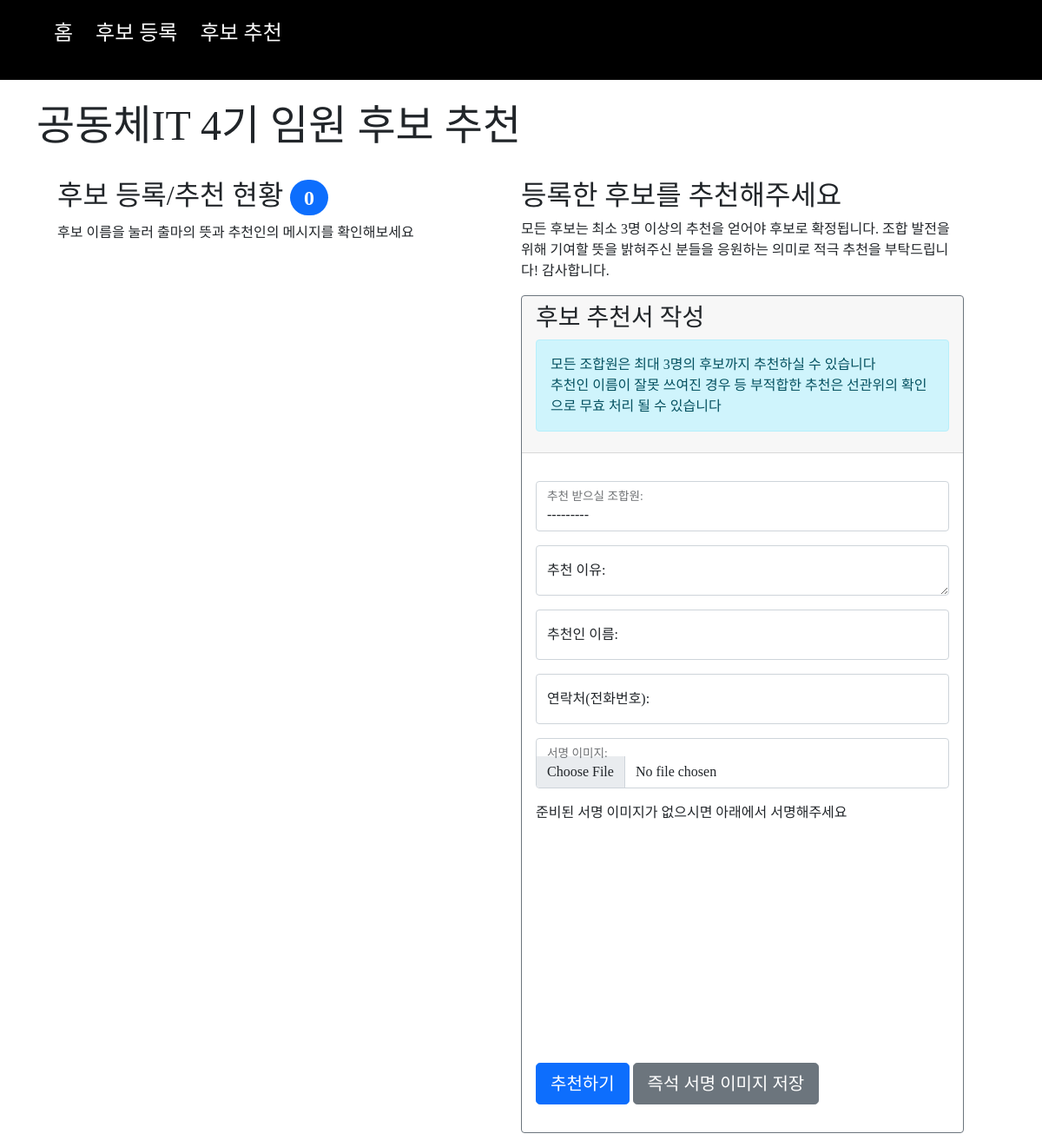
/candidates/recommend, run on an earlier commit of the app's database.
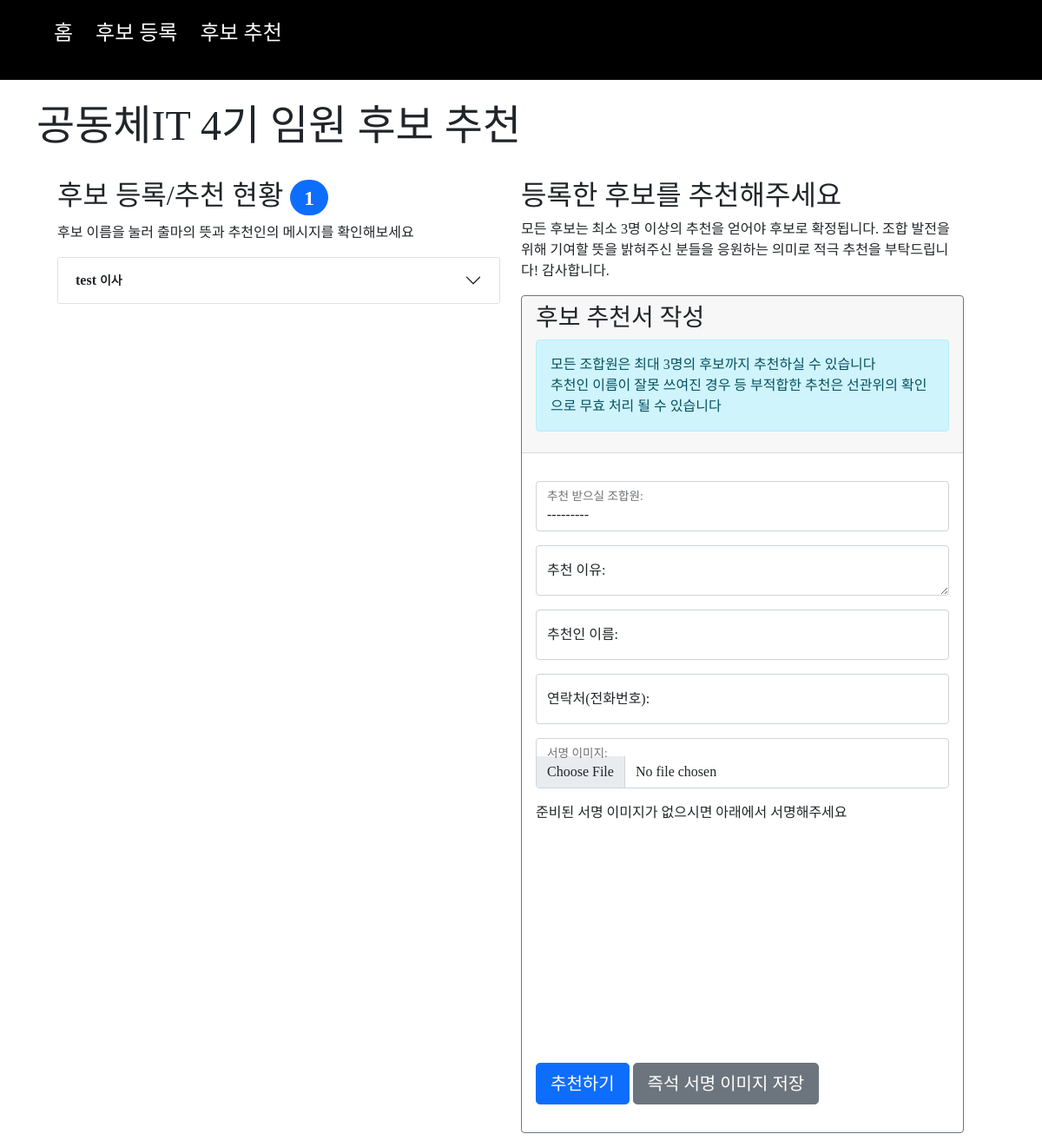
And on a later commit of the database.
### candidates/models.py (models this page shows)
class Candidate(models.Model):
    candidate_name = models.CharField(max_length=64)
    resident_number = models.CharField(max_length=16, null=False, blank=False)
    address = models.CharField(max_length=128, null=False, blank=False)
    type = models.CharField(max_length=12, null=False, blank=False)
    pledge = models.TextField(default='', null=False, blank=False)
    contact = models.CharField(max_length=64, null=False, blank=False)
    career1 = models.CharField(max_length=64, null=False, blank=False)
    career2 = models.CharField(default='', max_length=64, null=True, blank=True)
    signature = models.FileField(blank=True, null=True, upload_to="uploads/candidates/%Y/%m")
    available = models.CharField(max_length=12, null=True, blank=True, default='접수')
    recommendation_count = models.IntegerField(default=0)
    created_at = models.DateTimeField(auto_now_add=True, null=False)
    def __str__(self):
        return self.candidate_name

### candidates/views.py (the view)
# urls.py: path('recommend', views.recommend, name='recommend'),
def recommend(request):
    message = ''
    if request.method == 'POST':
        form = RecommendationForm(request.POST, request.FILES)
        if form.is_valid():
            recommendation = form.save(commit=False)
            if recommendation.is_over():
                message = recommendation.recommender + '님의 추천가능수를 초과했습니다. 앞의 추천을 변경하시려면 선관위에 문의해주세요'
            elif recommendation.is_exists():
                message = recommendation.recommender + '님은 ' + recommendation.candidate.candidate_name + ' 후보를 이미 추천하셨습니다. 앞의 추천을 변경하시려면 선관위에 문의해주세요'
            else:
                recommendation.created_at = timezone.now()
                image_data = request.POST.get('new_signature_img', '')
                if not recommendation.signature:
                    if image_data != '':
                        format, imgstr = image_data.split(';base64,')
                        ext = format.split('/')[-1]
                        data = ContentFile(base64.b64decode(imgstr), name=recommendation.candidate.candidate_name + '.' + ext)
                        recommendation.signature = data
                recommendation.save()
                message = recommendation.candidate.candidate_name + '님이 추천되었습니다.'
            form = RecommendationForm(initial={'recommender': recommendation.recommender, 'contact': recommendation.contact})
        else:
            message = '후보 추천에 실패했습니다. 다시 확인해주세요'
    else:
        form = RecommendationForm()
    candidates = Candidate.objects.all
    context = { 'form': form, 'message': message, 'candidates': candidates }
    return render(request, 'candidates/recommend.html', context)

### templates/candidates/recommend.html (shortened to what this page needs)
{% extends "layouts/layout.html" %}
{% block head_add %}
  <link href="/static/css/literallycanvas.css?{% now "U" %}" rel="stylesheet">
{% endblock %}
{% block content %}
<br>
<h1 class="display-5">공동체IT 4기 임원 후보 추천</h1>
<br>
<div class="container row">
  <div class="col-sm-6 mb-10">
    <h2>후보 등록/추천 현황 <span class="badge bg-primary rounded-pill">{{ candidates.count }}</span></h2>
    <p>후보 이름을 눌러 출마의 뜻과 추천인의 메시지를 확인해보세요</p>
    <div class="accordion" id="accordionExample">
      {% for candidate in candidates %}
      <div class="accordion-item">
        <h2 class="accordion-header" id="heading_{{candidate}}">
          <button class="accordion-button collapsed" type="button" data-bs-toggle="collapse" data-bs-target="#collapse_{{candidate}}" aria-expanded="true" aria-controls="collapse_{{candidate}}">
            <div class="fw-bold">{{ candidate }} <small>{{ candidate.type }}</small></div>
          </button>
        </h2>
      </div>
      {% endfor %}
    </div>
  </div>
  <div class="col-sm-6">
    <h2>등록한 후보를 추천해주세요</h2>
    <p>모든 후보는 최소 3명 이상의 추천을 얻어야 후보로 확정됩니다. 조합 발전을 위해 기여할 뜻을 밝혀주신 분들을 응원하는 의미로 적극 추천을 부탁드립니다! 감사합니다.</p>
    <div class="card border-secondary mb-3">
      <div class="card-header">
        <h3 class="card-title">후보 추천서 작성</h3>
        <div class="alert alert-info" role="alert">
          모든 조합원은 최대 3명의 후보까지 추천하실 수 있습니다 <br>
          추천인 이름이 잘못 쓰여진 경우 등 부적합한 추천은 선관위의 확인으로 무효 처리 될 수 있습니다
        </div>
      </div>
      <div class="card-body">
        <p class="card-text">
          <form id="recommendation_form" action="" class="form-horizontal" method="post" enctype="multipart/form-data">
            {% for field in form %}
            <div class="mb-3 form-floating">
              {{ field }}
              <label for="id_{{ field.name }}">{{ field.label_tag }}</label>
            </div>
            {% endfor %}
            <p>준비된 서명 이미지가 없으시면 아래에서 서명해주세요</p>
            <div class="new_signature"></div>
            <p>
              <button type="submit" id="recommend" class="btn btn-lg btn-primary">추천하기</button>
              <a download="sign.png" id="export_new_sign" class="btn btn-lg btn-secondary">즉석 서명 이미지 저장</a>
            </p>
          </form>
        </p>
      </div>
    </div>
  </div>
</div>
{% endblock %}

What changed in the data, as far as the page shows it:
added Candidate: candidate_name "test", type "이사"
Also different on the page:
{{ candidates.count }}: "0" → "1"
